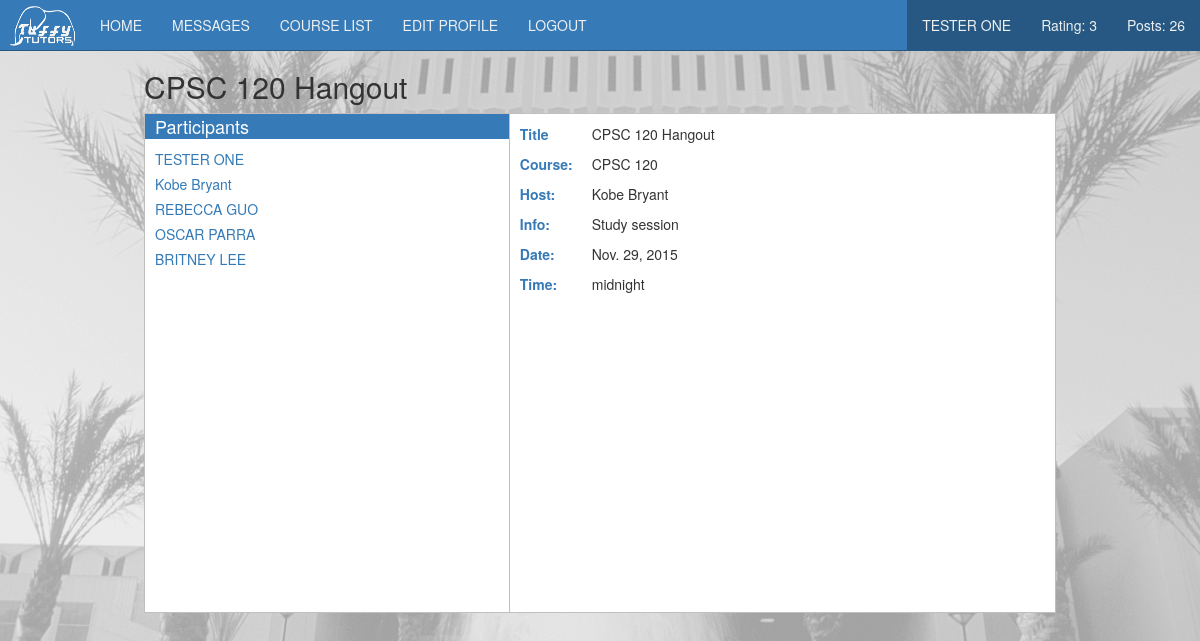
Screenshot of /hangout/6/ (signed in) with the database file from the repository.
### mysite/titan/models.py (models this page shows, shortened)
class User(models.Model):
	id = models.IntegerField(primary_key=True)
	email = models.EmailField()
	first_name = models.CharField(max_length=32)
	last_name = models.CharField(max_length=32)
	password = models.CharField(max_length=32)
	gender = models.CharField(max_length=10)        # 'M' for male, 'F' for female, 'O' for other
	birth_year = models.IntegerField()
	account_type = models.CharField(max_length=32)  # 'S' for students, 'P' for professors
	ethnicity = models.CharField(max_length=10)     # dropdown of options
	sign_up_date = models.DateTimeField(default=datetime.datetime.now())
	last_sign_in_date = models.DateTimeField(default=datetime.datetime.now())
	num_posts = models.IntegerField(default=0)
	class Meta:
		verbose_name_plural = "users"

class Hangout(models.Model):
    id = models.IntegerField(primary_key=True)
    host_id = models.IntegerField()
    course_id = models.IntegerField()
    title = models.CharField(max_length=64)
    info = models.TextField()
    location = models.CharField(max_length=64)
    date = models.DateField()
    time = models.TimeField()
    date_created = models.DateTimeField(default=datetime.datetime.now())

class Course(models.Model):
	id = models.IntegerField(primary_key=True)
	course_name = models.CharField(max_length=32)
	course_description = models.TextField()
	class Meta:
		verbose_name_plural = "courses"

### mysite/titan/profile_views.py (the view)
# urls.py: url(r'^hangout/(?P<hangout_id>\w{0,50})/$', profile_views.hangout),
def hangout(request, hangout_id):
    hangout_info = Hangout.objects.get(id = hangout_id)
    host = User.objects.get(id = hangout_info.host_id)
    course = Course.objects.get(id = hangout_info.course_id)
    course_taken_query = Course_Taken.objects.filter(course_id = hangout_info.course_id)
    user_list = []
    for course_taken in course_taken_query:
        user_query = User.objects.get(id = course_taken.user_id)
        user_list.append((user_query.id, user_query.first_name, user_query.last_name))
    user_info, all_courses, user_courses, current_courses, previous_courses, hangouts, user_rating, activity_tuple, num_posts = load_user_info(request)
    return render(request, 'hangout.html', {'hangout_info': hangout_info, 'user_list': user_list, 'host': host, 'course': course, 'user_info': user_info, 'user_rating': user_rating, 'num_posts': num_posts})

### mysite/titan/templates/hangout.html (shortened to what this page needs)
{% load staticfiles %}
<!DOCTYPE html>
<html lang="en" xmlns="http://www.w3.org/1999/xhtml">
    <head>
        <link rel="stylesheet" href="{% static "bootstrap.min.css" %}" />
        <link href="{% static "style_profile.css" %}" rel="stylesheet"></link>
    </head>
    <body>
        <div class="container">
            <div class="header">
                <div class="col-lg-12 navBar">
                        <nav class="navbar navbar-default navbar-fixed-top" role="navigation">
                            <div class="container-fluid">
                                <div class="navbar-header">
                                    <a href="/profile/" class="navbar-brand">
                                        <img src="{% static "tuffy_tutors.png" %}" style="margin-top:-9px;height:40px;width:65px;margin-left:-5px;margin-right:-5px;">
                                    </a>
                                </div>
                                <div id="navbarCollapse" class="collapse navbar-collapse">
                                    <ul class="nav navbar-nav">
                                        <li><a href="/profile/">HOME</a></li>
                                        <li><a href="/message/">MESSAGES</a></li>
                                        <li><a href="/course_list/">COURSE LIST</a></li>
                                        <li><a href="/edit_profile/">EDIT PROFILE</a></li>
                                        <li><a href="/logout/">LOGOUT</a></li>
                                    </ul>
                                    <ul class="nav navbar-nav navbar-right">
                                        <li><a href="/profile/">{{ user_info.first_name }} {{ user_info.last_name }}</a></li>
                                        <li><a href="/profile/">Rating: {{ user_rating }}</a></li>
                                        <li><a href="/profile/">Posts: {{ num_posts }}</a></li>
                                    </ul>
                                </div>
                            </div>
                         </nav>
                </div>
            </div>
        <div class="hangout-container">
            <h2>{{hangout_info.title}}</h2>
            <div class="hangout-sidebar">
                <div class="hangout-header">
                    <h4>Participants</h4>
                </div>
                <div class="hangout-users">
                    {% for user in user_list %}
                        <div class="hangout-user">
                            <a href="/badge/{{user.0}}/">{{user.1}}&nbsp;{{user.2}}</a><br>
                        </div>
                    {% endfor %}
                </div>
            </div>
            <div class="hangout-main">
                <div class="hangout-main-body">
                    <table>
                        <tr>
                            <td class="hangout-left">
                                Title
                            </td>
                            <td>
                                {{hangout_info.title}}
                            </td>
                        </tr>
                        <tr>
                            <td class="hangout-left">
                                Course:
                            </td>
                            <td>
                                {{course.course_name}}
                            </td>
                        </tr>
                        <tr>
                            <td class="hangout-left">
                                Host:
                            </td>
                            <td>
                                {{host.first_name}}&nbsp;{{host.last_name}}
                            </td>
                        </tr>
                        <tr>
                            <td class="hangout-left">
                                Info:
                            </td>
                            <td>
                                {{hangout_info.info}}
                            </td>
                        </tr>
                        <tr>
                            <td class="hangout-left">
                                Date:
                            </td>
                            <td>
                                {{hangout_info.date}}
                            </td>
                        </tr>
                        <tr>
                            <td class="hangout-left">
                                Time:
                            </td>
                            <td>
                                {{hangout_info.time}}
                            </td>
                        </tr>
                    </table>
                </div>
            </div>
        </div>
    </body>
</html>

### static/style_profile.css (style rules this page uses)
* { margin: 0; }
body { background-color: #F1F1F1; background-image: url("langsdorf.jpg"); background-repeat: no-repeat; background-attachment: fixed; background-position: center; }
li { list-style-type: none; }
.navBar { height: 50px; margin-bottom: 20px; }
.navbar-collapse { padding: 0; margin: 0; }
.navbar-right { background-color: #275883; }
.hangout-container { width: 80%; height: 500px; margin-left: auto; margin-right: auto; }
.hangout-container h2 { margin: 0; padding: 0; margin-bottom: 10px; }
.hangout-sidebar { background: white; color: white; width: 40%; height: 500px; float: left; padding: 0; margin: 0; border: 1px solid silver; border-right: none; }
.hangout-left { width: 40%; font-weight: bold; color: #367ab7; padding: 5px; padding-left: 10px; }
.hangout-header { background: #367ab7; width: 100%; padding: 0; margin: 0; height: 5%; }
.hangout-header h4 { margin: 0; padding-left: 10px; padding-top: 3px; }
.hangout-users { height: 95%; max-height: 95%; overflow-y: scroll; background: white; color: black; padding-left: 10px; padding-top: 10px; }
.hangout-user { margin-bottom: 5px; }
.hangout-main { height: 500px; max-height: 500px; overflow-y: scroll; background: white; border: 1px solid silver; padding-top: 5px; }
.hangout-main-body { margin-right: 2px; }
.navbar-default { background-color: #367ab7; border-color: #275883; }
.navbar-default .navbar-brand { color: #ecf0f1; }
.navbar-default .navbar-nav > li > a { color: #ecf0f1; }
.navbar-default .navbar-collapse, .navbar-default .navbar-form { border-color: #ecf0f1; }

### rows the page displays
User: first_name "TESTER", last_name "ONE", first_name "TESTER", last_name "ONE"
Hangout: title "CPSC 120 Hangout", info "Study session", date "Nov. 29, 2015", time "midnight"
User: first_name "Kobe", last_name "Bryant", first_name "Kobe", last_name "Bryant"
User: first_name "REBECCA", last_name "GUO"
User: first_name "OSCAR", last_name "PARRA"
User: first_name "BRITNEY", last_name "LEE"
Course: course_name "CPSC 120"

### other values shown
{{ user_rating }} "3"
{{ num_posts }} "26"
